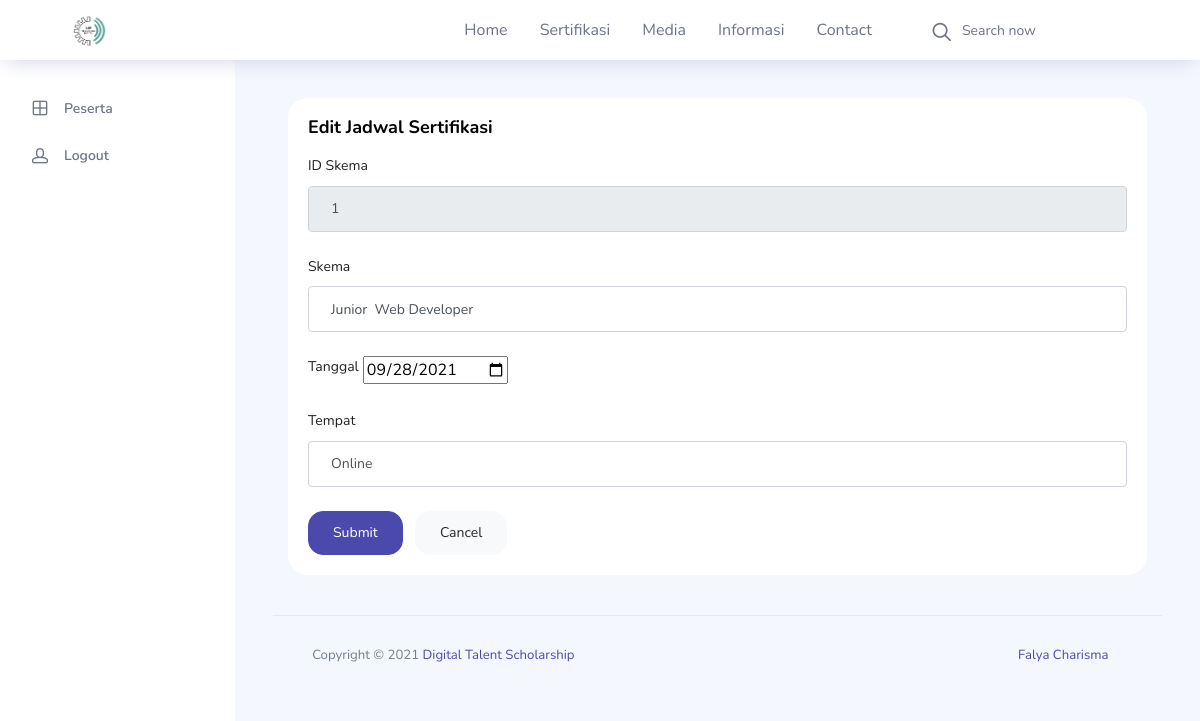
Page /pages/sertifikasi-edit.php?id=1 on the committed database.
### tables this page shows
CREATE TABLE `jadwal` (
  `id_skema` int(11) NOT NULL,
  `skema` varchar(30) NOT NULL,
  `tanggal` date NOT NULL,
  `tempat` varchar(30) NOT NULL
);

### pages/sertifikasi-edit.php (the view)
<?php
include'../koneksi.php';
    $id_skema = $_GET['id'];
    $q_tampil_jadwal = mysqli_query($db, "SELECT * FROM jadwal WHERE id_skema = '$id_skema'");
    $r_tampil_jadwal = mysqli_fetch_array($q_tampil_jadwal);
?>
<?php
include'header.php';
?>
      <div class="main-panel">
        <div class="content-wrapper">
           <div class="col-12 grid-margin stretch-card">
              <div class="card">
                <div class="card-body">
                  <h4 class="card-title">Edit Jadwal Sertifikasi</h4>
                  <form class="forms-sample"  action="../proses/sertifikasi-edit-proses.php" method="post" enctype="multipart/form-data">
                    <div class="form-group">
                      <label for="exampleInputName1">ID Skema</label>
                      <input type="text" class="form-control" name="id_skema" value="<?php echo $r_tampil_jadwal['id_skema'];?>" readonly="readonly" class="isian-formulir isian-formulir-border warna-formulir-disabled">
                    </div>
                    <div class="form-group">
                      <label for="exampleTextarea1">Skema</label>
                      <input type="text" class="form-control" name="skema" class="isian-formulir isian-formulir-border" value="<?php echo $r_tampil_jadwal['skema'];?>">
                    </div>
                      <div class="form-group">
                      <label for="exampleTextarea1">Tanggal</label>
                      <input type="date" name="tanggal" value="<?php echo $r_tampil_jadwal['tanggal'];?>" class="isian-formulir isian-formulir-border">
                    </div>
                    <div class="form-group">
                      <label for="exampleTextarea1">Tempat</label>
                      <input type="text" class="form-control" name="tempat" class="isian-formulir isian-formulir-border" value="<?php echo $r_tampil_jadwal['tempat'];?>">
                    </div>
                    <button type="submit" name="simpan" class="btn btn-primary mr-2">Submit</button>
                    <button class="btn btn-light">Cancel</button>
                  </form>
                </div>
              </div>
            </div>
<?php
include'footer.php';
?>

### rows in the picture
jadwal: id_skema "1", skema "Junior Web Developer", tanggal "09/28/2021", tempat "Online"
